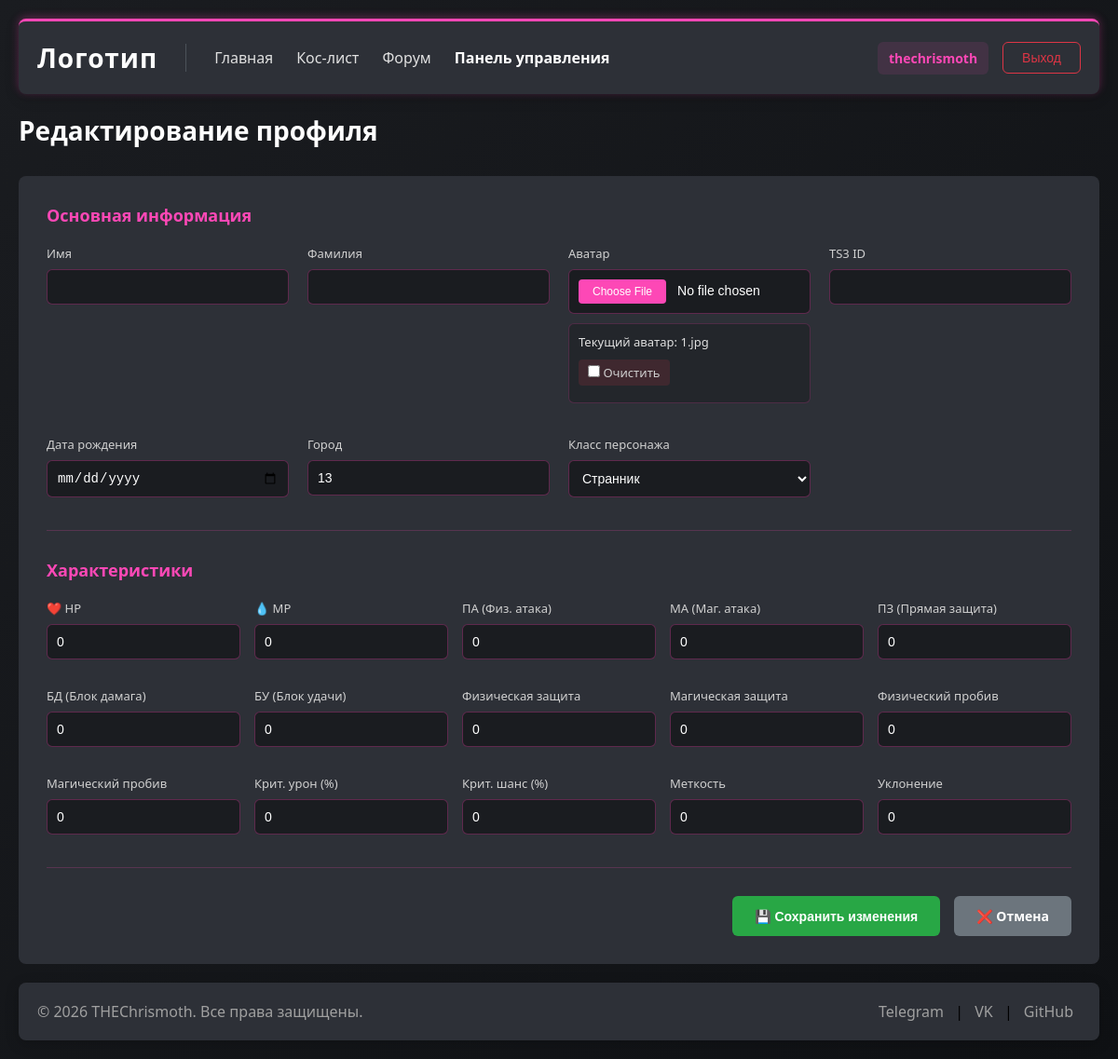
Page /profiles/edit/ (signed in) on the earlier database version.
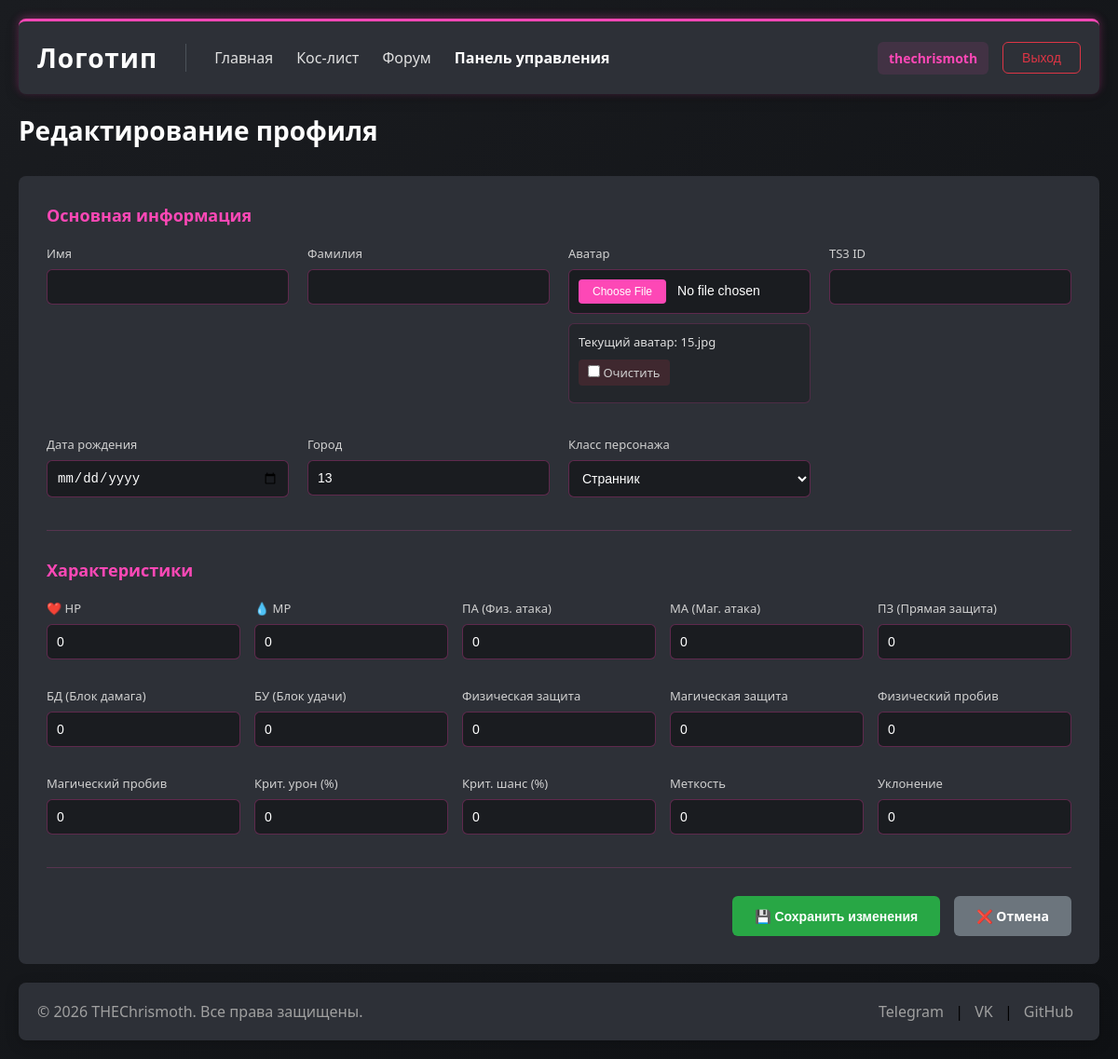
Same page on the later database version.
### profiles/models.py (models this page shows, shortened)
class Profile(models.Model):
    CLASS_CHOICES = [
        ('var', 'Воин'),
        ('mag', 'Маг'),
        ('luk', 'Лучник'),
        ('zhrec', 'Жрец'),
        ('obor', 'Оборотень'),
        ('dru', 'Друид'),
        ('sin', 'Син'),
        ('sham', 'Шаман'),
        ('mist', 'Мистик'),
        ('strazh', 'Страж'),
        ('pal', 'Паладин'),
        ('strel', 'Стрелок'),
        ('priz', 'Призрак'),
        ('zhnec', 'Жнец'),
        ('makaka', 'Странник'),
        ('bard', 'Бард'),
        ('dk', 'Дух крови')
    ]
    user = models.OneToOneField(User, on_delete=models.CASCADE, related_name='profile')
    avatar = models.ImageField('Аватар', upload_to='avatars/', blank=True, null=True)
    ts3_id = models.CharField('TS3 ID', max_length=100, blank=True, null=True)
    birth_date = models.DateField('Дата рождения', blank=True, null=True)
    city = models.CharField('Город', max_length=100, blank=True, null=True)
    player_class = models.CharField('Класс персонажа', max_length=20, choices=CLASS_CHOICES, blank=True, null=True)
    hp = models.IntegerField(default=0, verbose_name='❤️ HP')
    mp = models.IntegerField(default=0, verbose_name='💧 MP')
    pa = models.IntegerField(default=0, verbose_name='ПА - Физическая атака')
    ma = models.IntegerField(default=0, verbose_name='МА - Магическая атака')
    pz = models.IntegerField(default=0, verbose_name='ПЗ - Прямая защита')
    bd = models.IntegerField(default=0, verbose_name='БД - Блок дамага')
    bu = models.IntegerField(default=0, verbose_name='БУ - Блок удачи')
    physical_defense = models.IntegerField(default=0, verbose_name='Физическая защита')
    magic_defense = models.IntegerField(default=0, verbose_name='Магическая защита')
    physical_pierce = models.IntegerField(default=0, verbose_name='Физический пробив')
    magic_pierce = models.IntegerField(default=0, verbose_name='Магический пробив')
    crit_damage = models.IntegerField(default=0, verbose_name='Крит. урон')
    crit_chance = models.IntegerField(default=0, verbose_name='Крит. шанс')
    accuracy = models.IntegerField(default=0, verbose_name='Меткость')
    dodge = models.IntegerField(default=0, verbose_name='Уклонение')
    activity_points = models.IntegerField('Очки активности', default=0, help_text='Изменяется только в админ-панели')
    class Meta:
        verbose_name = 'Профиль'
        verbose_name_plural = 'Профили'

### profiles/views.py (the view)
# urls.py: path('edit/', views.profile_edit, name='profile_edit'),
@login_required
def profile_edit(request):
    if request.method == 'POST':
        user_form = UserForm(request.POST, instance=request.user)
        profile_form = ProfileForm(request.POST, request.FILES, instance=request.user.profile)
        if user_form.is_valid() and profile_form.is_valid():
            user_form.save()
            profile_form.save()
            messages.success(request, 'Профиль успешно обновлен!')
            return redirect('profile_view', username=request.user.username)
    else:
        user_form = UserForm(instance=request.user)
        profile_form = ProfileForm(instance=request.user.profile)
    context = {
        'user_form': user_form,
        'profile_form': profile_form,
    }
    return render(request, 'profiles/profile_edit.html', context)

### profiles/forms.py
class UserForm(forms.ModelForm):
    class Meta:
        model = User
        fields = ['first_name', 'last_name']

class ProfileForm(forms.ModelForm):
    class Meta:
        model = Profile
        fields = [
            'avatar', 'ts3_id', 'birth_date', 'city', 'player_class',
            'hp', 'mp', 'pa', 'ma', 'pz', 'bd', 'bu',
            'physical_defense', 'magic_defense', 'physical_pierce', 'magic_pierce',
            'crit_damage', 'crit_chance', 'accuracy', 'dodge'
        ]
        widgets = {
            'birth_date': forms.DateInput(attrs={'type': 'date'}),
            'avatar': forms.ClearableFileInput(attrs={'accept': 'image/*'}),
        }
        labels = {
            'hp': '❤️ HP',
            'mp': '💧 MP',
            'pa': 'ПА - Физическая атака',
            'ma': 'МА - Магическая атака',
            'pz': 'ПЗ - Прямая защита',
            'bd': 'БД - Блок дамага',
            'bu': 'БУ - Блок удачи',
            'physical_defense': 'Физическая защита',
            'magic_defense': 'Магическая защита',
            'physical_pierce': 'Физический пробив',
            'magic_pierce': 'Магический пробив',
            'crit_damage': 'Критический урон',
            'crit_chance': 'Критический шанс',
            'accuracy': 'Меткость',
            'dodge': 'Уклонение',
        }

### templates/profiles/profile_edit.html (shortened to what this page needs)
{% extends 'base.html' %}
{% load static %}
{% block extra_css %}
    <link rel="stylesheet" href="{% static 'profiles/css/profile.css' %}">
{% endblock %}
{% block content %}
<div class="profile-edit-container">
    <h1>Редактирование профиля</h1>
    <form method="post" enctype="multipart/form-data" class="profile-edit-form">
        <div class="form-section">
            <h3>Основная информация</h3>
            <div class="form-grid">
                <div class="form-group">
                    <label for="{{ user_form.first_name.id_for_label }}">Имя</label>
                    {{ user_form.first_name }}
                </div>
                <div class="form-group">
                    <label for="{{ user_form.last_name.id_for_label }}">Фамилия</label>
                    {{ user_form.last_name }}
                </div>
                <div class="form-group">
                    <label>Аватар</label>
                    <input type="file" name="avatar" accept="image/*" id="id_avatar">
                    {% if profile_form.instance.avatar %}
                        <div class="current-avatar">
                            <span>Текущий аватар: {{ profile_form.instance.avatar.name|cut:"avatars/" }}</span>
                            <label class="clear-avatar-label">
                                <input type="checkbox" name="avatar-clear" id="avatar-clear_id">
                                Очистить
                            </label>
                        </div>
                    {% endif %}
                </div>
                <div class="form-group">
                    <label for="{{ profile_form.ts3_id.id_for_label }}">TS3 ID</label>
                    {{ profile_form.ts3_id }}
                </div>
                <div class="form-group">
                    <label for="{{ profile_form.birth_date.id_for_label }}">Дата рождения</label>
                    {{ profile_form.birth_date }}
                </div>
                <div class="form-group">
                    <label for="{{ profile_form.city.id_for_label }}">Город</label>
                    {{ profile_form.city }}
                </div>
                <div class="form-group">
                    <label for="{{ profile_form.player_class.id_for_label }}">Класс персонажа</label>
                    {{ profile_form.player_class }}
                </div>
            </div>
        </div>
        <div class="form-section">
            <h3>Характеристики</h3>
            <div class="stats-form-grid">
                <div class="form-group">
                    <label for="{{ profile_form.hp.id_for_label }}">❤️ HP</label>
                    {{ profile_form.hp }}
                </div>
                <div class="form-group">
                    <label for="{{ profile_form.mp.id_for_label }}">💧 MP</label>
                    {{ profile_form.mp }}
                </div>
                <div class="form-group">
                    <label for="{{ profile_form.pa.id_for_label }}">ПА (Физ. атака)</label>
                    {{ profile_form.pa }}
                </div>
                <div class="form-group">
                    <label for="{{ profile_form.ma.id_for_label }}">МА (Маг. атака)</label>
                    {{ profile_form.ma }}
                </div>
                <div class="form-group">
                    <label for="{{ profile_form.pz.id_for_label }}">ПЗ (Прямая защита)</label>
                    {{ profile_form.pz }}
                </div>
                <div class="form-group">
                    <label for="{{ profile_form.bd.id_for_label }}">БД (Блок дамага)</label>
                    {{ profile_form.bd }}
                </div>
                <div class="form-group">
                    <label for="{{ profile_form.bu.id_for_label }}">БУ (Блок удачи)</label>
                    {{ profile_form.bu }}
                </div>
                <div class="form-group">
                    <label for="{{ profile_form.physical_defense.id_for_label }}">Физическая защита</label>
                    {{ profile_form.physical_defense }}
                </div>
                <div class="form-group">
                    <label for="{{ profile_form.magic_defense.id_for_label }}">Магическая защита</label>
                    {{ profile_form.magic_defense }}
                </div>
                <div class="form-group">
                    <label for="{{ profile_form.physical_pierce.id_for_label }}">Физический пробив</label>
                    {{ profile_form.physical_pierce }}
                </div>
                <div class="form-group">
                    <label for="{{ profile_form.magic_pierce.id_for_label }}">Магический пробив</label>
                    {{ profile_form.magic_pierce }}
                </div>
                <div class="form-group">
                    <label for="{{ profile_form.crit_damage.id_for_label }}">Крит. урон (%)</label>
                    {{ profile_form.crit_damage }}
                </div>
                <div class="form-group">
                    <label for="{{ profile_form.crit_chance.id_for_label }}">Крит. шанс (%)</label>
                    {{ profile_form.crit_chance }}
                </div>
                <div class="form-group">
                    <label for="{{ profile_form.accuracy.id_for_label }}">Меткость</label>
                    {{ profile_form.accuracy }}
                </div>
                <div class="form-group">
                    <label for="{{ profile_form.dodge.id_for_label }}">Уклонение</label>
                    {{ profile_form.dodge }}
                </div>
            </div>
        </div>
        <div class="form-buttons">
            <button type="submit" class="btn-save">💾 Сохранить изменения</button>
            <a href="{% url 'profile_view' username=request.user.username %}" class="btn-cancel">❌ Отмена</a>
        </div>
    </form>
</div>
{% endblock %}

### templates/base.html (shortened to what this page needs)
{% load static %}
<!DOCTYPE html>
<html>
<head>
    <link rel="stylesheet" href="{% static 'css/style.css' %}">
    {% block extra_css %}{% endblock %}
</head>
<body>
    <header>
        <div class="container">
            <div class="header-left">
                <h1><a href="/">Логотип</a></h1>
                <nav>
                    <a href="/">Главная</a>
                    <a href="/koslist">Кос-лист</a>
                    <a href="/forum/">Форум</a>
                    {% if user.is_superuser %}
                        <a href="/admin/" class="admin-link">Панель управления</a>
                    {% endif %}
                </nav>
            </div>
            <div class="header-right">
                {% if user.is_authenticated %}
                    <div class="user-menu">
                        <a href="{% url 'profile_view' username=user.username %}" class="profile-link">{{ user.username }}</a>
                        <form method="post" action="{% url 'logout' %}" class="logout-form">
                            <button type="submit" class="logout-btn">Выход</button>
                        </form>
                    </div>
                {% else %}
                    <div class="auth-buttons">
                        <a href="{% url 'register' %}" class="register-btn">Регистрация</a>
                        <a href="{% url 'login' %}" class="login-btn">Вход</a>
                    </div>
                {% endif %}
            </div>
        </div>
    </header>
    <main>
        <div class="container">
            {% block content %}
            {% endblock %}
        </div>
    </main>
    <footer>
        <div class="container">
            <p>© 2026 THEChrismoth. Все права защищены.</p>
            <div class="social-links">
                <a href="#">Telegram</a> |
                <a href="#">VK</a> |
                <a href="#">GitHub</a>
            </div>
        </div>
    </footer>
</body>
</html>

### static/css/style.css (style rules this page uses)
* { margin: 0; padding: 0; box-sizing: border-box; }
body { font-family: 'Segoe UI', Tahoma, Geneva, Verdana, sans-serif; background: linear-gradient(135deg, #1a1c20 0%, #0f1114 100%); min-height: 100vh; display: flex; flex-direction: column; align-items: center; padding: 20px; }
.container { max-width: 1600px; margin: 0 auto; padding: 0 20px; }
header { background: #2D3037; border-radius: 8px; margin-bottom: 20px; padding: 20px 0; border-top: 3px solid #FD48B6; box-shadow: 0 -2px 10px rgba(253, 72, 182, 0.3), 0 4px 15px rgba(0, 0, 0, 0.2); transition: all 0.3s ease; width: 100%; max-width: 1600px; }
header .container { display: flex; justify-content: space-between; align-items: center; flex-wrap: wrap; gap: 20px; }
header h1 { color: #ffffff; font-size: 28px; letter-spacing: 1px; }
header h1 a { color: #ffffff; text-decoration: none; }
header nav { display: flex; gap: 25px; }
header nav a { color: #e0e0e0; text-decoration: none; font-weight: 500; transition: color 0.3s ease; }
main { background: rgba(45, 48, 55, 0.6); border-radius: 8px; padding: 30px 0; margin-bottom: 20px; backdrop-filter: blur(10px); width: 100%; max-width: 1600px; }
footer { background: #2D3037; border-radius: 8px; padding: 20px 0; width: 100%; max-width: 1600px; box-shadow: 0 4px 15px rgba(0, 0, 0, 0.2); margin-top: 20px; }
footer .container { display: flex; justify-content: space-between; align-items: center; flex-wrap: wrap; gap: 15px; padding: 0 20px; }
footer p { color: #a0a0a0; }
footer .social-links a { color: #a0a0a0; text-decoration: none; margin: 0 8px; transition: color 0.3s ease; }
.header-left { display: flex; align-items: center; gap: 30px; }
.header-right { display: flex; align-items: center; }
.profile-link { color: #FD48B6; font-weight: 600; font-size: 14px; padding: 8px 12px; border-radius: 6px; background: rgba(253, 72, 182, 0.1); text-decoration: none; transition: all 0.3s ease; }
.user-menu { display: flex; align-items: center; gap: 15px; }
.logout-form { margin: 0; }
.logout-btn { background: transparent; color: #dc3545; border: 1px solid #dc3545; padding: 8px 20px; border-radius: 6px; cursor: pointer; font-weight: 500; font-size: 14px; transition: all 0.3s ease; }
.admin-link { color: #ffffff !important; font-weight: 600; }

Differences in the rows shown:
changed Profile "Странник": instance.avatar.name "1.jpg" → "15.jpg"
